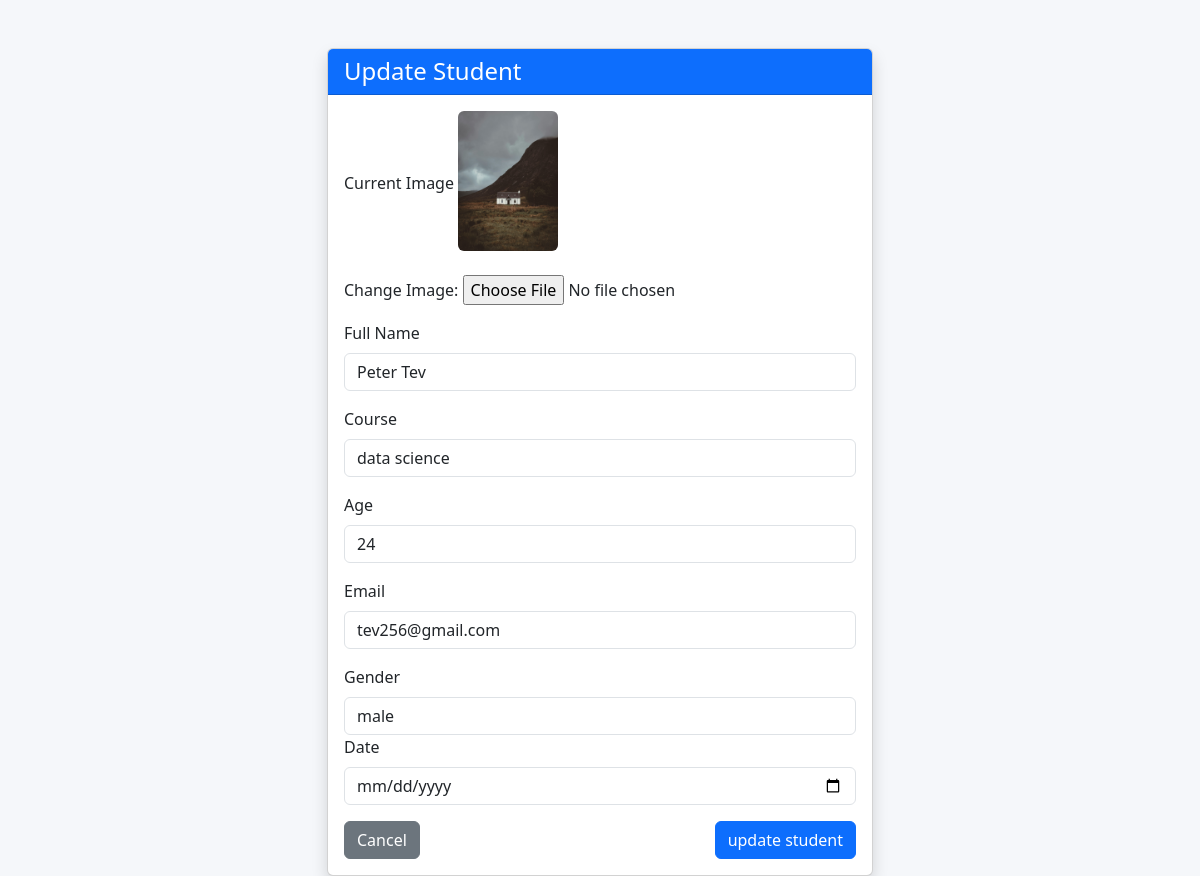
The page /update_student/3/ on the database its author committed.
### Dashboard/models.py (models this page shows, shortened)
class Student(models.Model):
    image = models.ImageField(upload_to = 'students/', null=True, blank=True)
    name = models.CharField(max_length=20)
    name = models.CharField(max_length=20)
    course = models.CharField(max_length=30)
    age = models.IntegerField()
    email = models.EmailField()
    gender = models.CharField(max_length=20,null=True)
    date =   models.DateField(null=True)

### Dashboard/views.py (the view, shortened to what this page needs)
# urls.py: path('update_student/<int:id>/',views.update_student, name='update_student'),
def update_student(request,id):
    student =get_object_or_404(Student,id=id)
    return render(request, 'update_student.html', {'student':student})

### Dashboard/templates/update_student.html (shortened to what this page needs)
{% load static %}
<!DOCTYPE html>
<html lang="en">
<head>
    <link href="https://cdn.jsdelivr.net/npm/bootstrap@5.3.0/dist/css/bootstrap.min.css" rel="stylesheet">
    <link rel="stylesheet" href="{% static 'css/main.css'%}">
</head>
<body>
<div class="container mt-5">
    <div class="row justify-content-center">
        <div class="col-md-6">
            <div class="card shadow">
                <div class="card-header bg-primary text-white">
                    <h4 class="mb-0">Update Student</h4>
                </div>
                <div class="card-body">
                    <form method="POST" enctype="multipart/form-data">
                        {%if student.image%}
                        <div class="mb-3">
                            <label class="form-label">Current Image</label>
                            <img src="{{student.image.url}}" alt=""width="100" class="rounded mb-2">
                        </div>
                        {% endif %}
                       <div class="mb-3">
                           <label >Change Image:</label>
                           <input type="file" name="image" class="form-controll">
                       </div>
                        <div class="mb-3">
                            <label class="form-label">Full Name</label>
                            <input type="text" name="name" class="form-control" value="{{student.name}}">
                        </div>
                        <div class="mb-3">
                            <label class="form-label">Course</label>
                            <input type="text" name="course" class="form-control" value="{{student.course}}">
                        </div>
                        <div class="mb-3">
                            <label class="form-label">Age</label>
                            <input type="number" name="age" class="form-control" value="{{student.age}}">
                        </div>
                        <div class="mb-3">
                            <label class="form-label">Email</label>
                            <input type="email" name="email" class="form-control" value="{{student.email}}">
                        </div>
                         <div class="mb-3">
                            <label class="form-label">Gender</label>
                            <input type="gender" name="gender" class="form-control" value="{{student.gender}}">
                             <div class="mb-3">
                            <label class="form-label">Date</label>
                            <input type="date" name="date" class="form-control" value="{{student.date}}">
                             </div>
                         </div>
                        <div class="d-flex justify-content-between">
                            <a href="{% url 'dashboard' %}" class="btn btn-secondary">Cancel</a>
                            <button type="submit" class="btn btn-primary">update student</button>
                        </div>
                    </form>
                </div>
            </div>
        </div>
    </div>
</div>
</body>
</html>

### static/css/main.css (style rules this page uses)
body { background-color: #f5f7fa; }

### rows shown on the page
Student: image (picture), name "Peter Tev", course "data science", age "24", email "tev256@gmail.com", gender "male"
